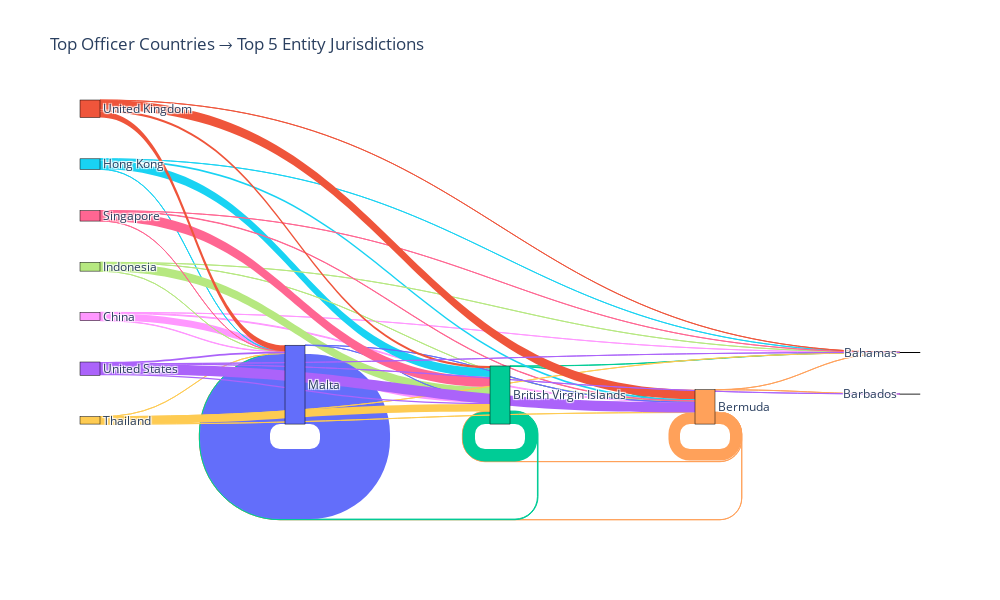

The code cell stored with this chart in its notebook:
### Code cell
colors = px.colors.qualitative.Plotly

origin_color_map = {country: colors[i % len(colors)] for i, country in enumerate(top_origins)}

flow_counts = flow_counts[
    flow_counts['countries_start'].isin(top_origins) &
    flow_counts['jurisdiction_description_end'].isin(top_jurisdictions)
]

flow_counts['link_color'] = flow_counts['countries_start'].map(origin_color_map)

labels = list(top_origins) + top_jurisdictions
label_to_index = {label: i for i, label in enumerate(labels)}

node_colors = [origin_color_map.get(label, "lightgray") for label in labels]

fig = go.Figure(data=[go.Sankey(
    node=dict(
        pad=30,
        thickness=20,
        line=dict(color="black", width=0.5),
        label=labels,
        color=node_colors
    ),
    link=dict(
        source=flow_counts['countries_start'].map(label_to_index),
        target=flow_counts['jurisdiction_description_end'].map(label_to_index),
        value=flow_counts['count'],
        color=flow_counts['link_color']
    )
)])

fig.update_layout(
    title_text="Top Officer Countries → Top 5 Entity Jurisdictions",
    font=dict(size=12),
    height=600,
    width=1000
)
fig.show()

### Figure 1 — Plotly figure (JSON) as saved in the notebook; plotly's stock layout.template omitted (floating-point values rounded to 4 significant figures)
{"data": [{"link": {"color": ["#FFA15A", "#FFA15A", "#FFA15A", "#FFA15A", "#FFA15A", "#00CC96", "#00CC96", "#00CC96", "#00CC96", "#FF97FF", "#FF97FF", "#FF97FF", "#FF97FF", "#19D3F3", "#19D3F3", "#19D3F3", "#19D3F3", "#B6E880", "#B6E880", "#B6E880", "#B6E880", "#636EFA", "#636EFA", "#636EFA", "#FF6692", "#FF6692", "#FF6692", "#FF6692", "#FECB52", "#FECB52", "#FECB52", "#FECB52", "#EF553B", "#EF553B", "#EF553B", "#EF553B", "#AB63FA", "#AB63FA", "#AB63FA", "#AB63FA", "#AB63FA"], "source": [13, 13, 13, 13, 13, 11, 11, 11, 11, 8, 8, 8, 8, 5, 5, 5, 5, 7, 7, 7, 7, 10, 10, 10, 6, 6, 6, 6, 9, 9, 9, 9, 1, 1, 1, 1, 3, 3, 3, 3, 3], "target": [12, 14, 13, 11, 10, 12, 13, 11, 10, 12, 13, 11, 10, 12, 13, 11, 10, 12, 13, 11, 10, 13, 11, 10, 12, 13, 11, 10, 12, 13, 11, 10, 12, 13, 11, 10, 12, 14, 13, 11, 10], "value": [1, 1, 9596, 164, 53, 148, 190, 10356, 477, 20, 663, 5915, 329, 44, 1337, 7315, 120, 8, 48, 7252, 9, 11, 63, 58320, 13, 333, 8227, 110, 9, 55, 6130, 25, 76, 7813, 1817, 4886, 30, 2, 8559, 1165, 1352]}, "node": {"color": ["#636EFA", "#EF553B", "#00CC96", "#AB63FA", "#FFA15A", "#19D3F3", "#FF6692", "#B6E880", "#FF97FF", "#FECB52", "#636EFA", "#00CC96", "lightgray", "#FFA15A", "lightgray"], "label": ["Malta", "United Kingdom", "British Virgin Islands", "United States", "Bermuda", "Hong Kong", "Singapore", "Indonesia", "China", "Thailand", "Malta", "British Virgin Islands", "Bahamas", "Bermuda", "Barbados"], "line": {"color": "black", "width": 0.5}, "pad": 30, "thickness": 20}, "type": "sankey"}], "layout": {"font": {"size": 12}, "height": 600, "title": {"text": "Top Officer Countries → Top 5 Entity Jurisdictions"}, "width": 1000}}
